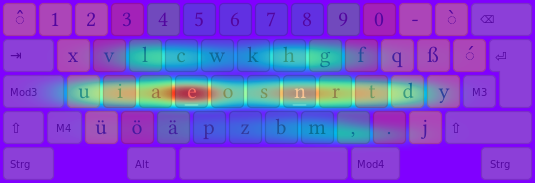

The script that saved this image:
#!/usr/bin/env python3
# -*- coding: utf-8 -*-
import numpy as np
import pandas as pd
import matplotlib.pyplot as plt
import matplotlib.image as mpimg
import seaborn as sns 

f = open("faust.txt", "r")
str = f.read()

LAYOUT = ["xvlcwkhgfqß","uiaeosnrtdy","üöäpzbm,.j"]
#LAYOUT = ["qwertzuiopü","asdfghjklöö","yxcvbnm;:-"]

# we create two vertically offset data points for each key
# to visually vertically stretch the result
d = {}
for i in range(len(LAYOUT[0])):
    x = LAYOUT[0][i]
    X = x.upper()
    d[x] = [(73+i*36), (62-10),0]
    d[X] = [(73+i*36), (62+0),0]
for i in range(len(LAYOUT[1])):
    x = LAYOUT[1][i]
    X = x.upper()
    d[x] = [(84+i*36), (98-10),0]
    d[X] = [(84+i*36), (98+0),0]
for i in range(len(LAYOUT[2])):
    x = LAYOUT[2][i]
    X = x.upper()
    d[x] = [(101+i*36), (134-10),0]
    d[X] = [(101+i*36), (134+0),0]

for x in str:
    x = x.lower()
    X = x.upper()
    if x in d.keys():
        d[x][2] += 1
        d[X][2] += 1

df = pd.DataFrame.from_dict(d, orient="index", columns=["x","y","z"])
fig = plt.figure(figsize=(5.35, 1.83), dpi=100)
ax= fig.add_axes([0,0,1,1])
img = mpimg.imread("neo.png")
sns.kdeplot(data=df, x="x",y="y",weights="z",
            cmap='rainbow', fill=True, alpha=1,
            bw_adjust=0.5, thresh=0,
            cut=800, clip=((0,535),(0,183)),
            levels=1000)

ax.imshow(img, alpha=0.4, zorder=5)
ax.axes.get_xaxis().set_visible(False)
ax.axes.get_yaxis().set_visible(False)
ax.set_frame_on(False)
ax.axis('off')
plt.savefig('heatmap.png')
